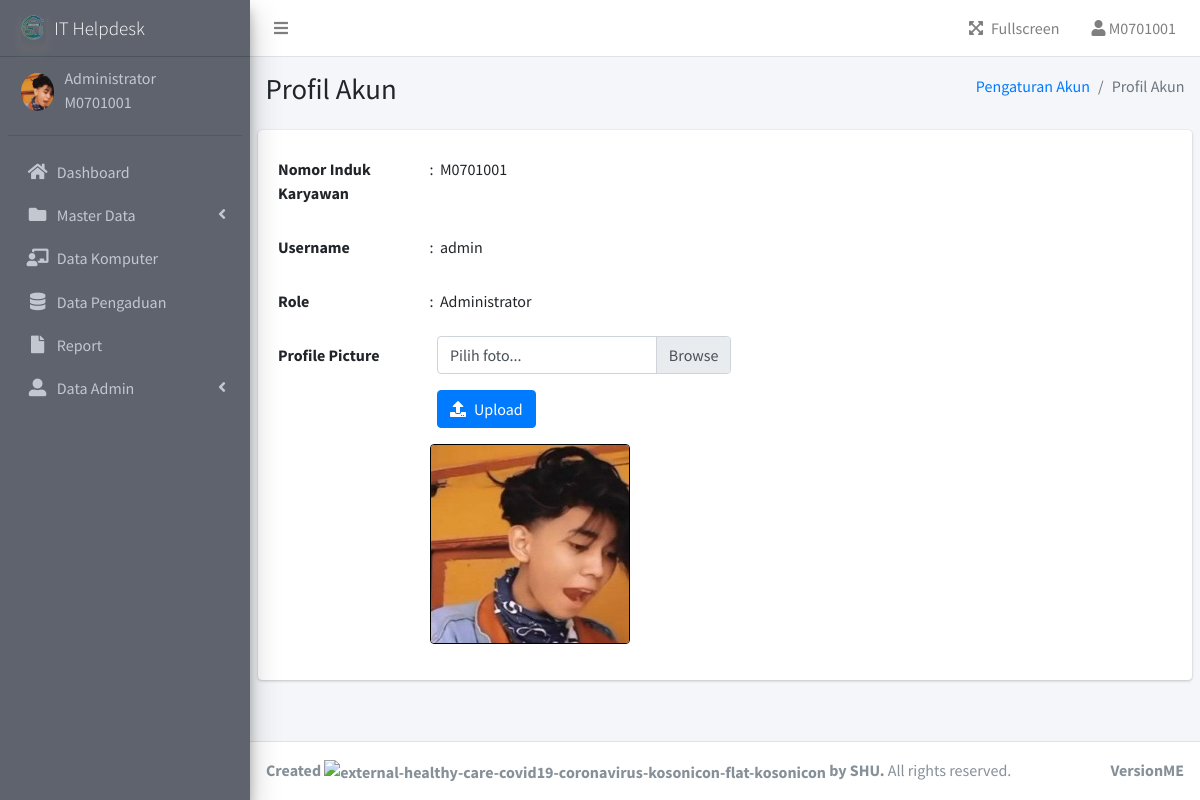
The app's page /admin/profil.php (signed in), older data.
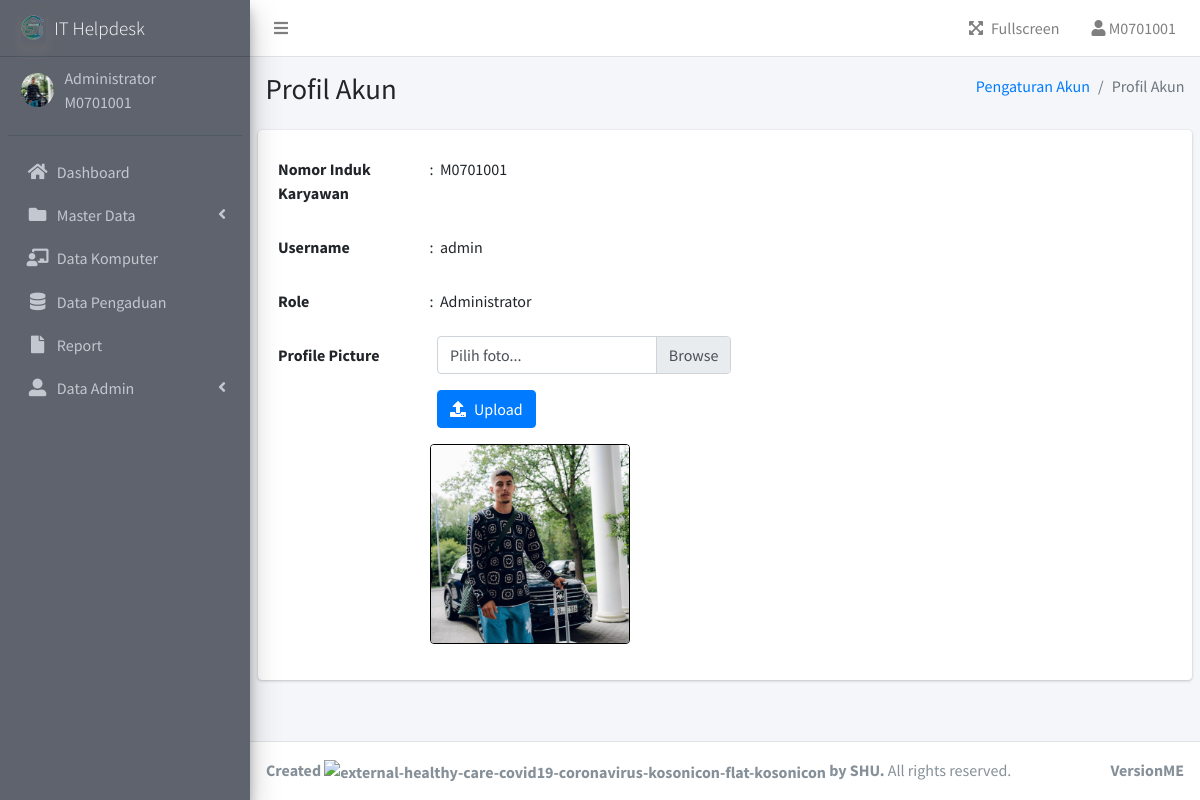
The same page, newer data.
### tables this page shows
CREATE TABLE `user` (
  `user_id` varchar(16) NOT NULL,
  `username` varchar(20) NOT NULL,
  `password` varchar(255) NOT NULL,
  `Role` varchar(30) NOT NULL,
  `img` varchar(255) NOT NULL,
  `status` tinyint(4) NOT NULL
);

### function.php (called while the page is built, shortened)
<?php
$db_host = "localhost";
$db_user = "root";
$db_pass = "";
$db_name = "db_helpdesk";
$conn = mysqli_connect($db_host, $db_user, $db_pass, $db_name);
function query($query)
{
    global $conn;
    $result = mysqli_query($conn, $query);
    $rows = [];
    while ($row = mysqli_fetch_assoc($result)) {
        $rows[] = $row;
    }
    return $rows;
}

### admin/profil.php (the view, shortened to what the changed rows need)
<?php
include "templates/header.php";
include "templates/sidebar.php";
$id = $_SESSION['login']['user_id'];
$data = query("SELECT * FROM user WHERE user_id = '$id'")[0];
?>
<div class="content-wrapper">
  <section class="content-header">
    <div class="container-fluid">
      <div class="row mb-2">
        <div class="col-sm-6">
          <h1>Profil Akun</h1>
        </div>
      </div>
    </div>
  </section>
  <section class="content">
    <div class="card">
      <div class="card-body">
        <div class="form-group row">
          <div class="col-sm-10">
            <input type="text" readonly class="form-control-plaintext" id="id" value=":  <?= $data['user_id']; ?>">
          </div>
        </div>
        <div class="form-group row">
          <div class="col-sm-10">
            <input type="text" readonly class="form-control-plaintext" id="username" value=":  <?= $data['username']; ?>">
          </div>
        </div>
        <div class="form-group row">
          <div class="col-sm-10">
            <input type="text" readonly class="form-control-plaintext" id="username" value=":  <?= $data['Role']; ?>">
          </div>
        </div>
        <div class="form-group row">
          <div class="col-sm-10">
            <div class="col-md-5">
              <form action="" method="POST" enctype="multipart/form-data">
              </form>
            </div>
            <img src="../assets/img/profile/<?= $data['img']; ?>" alt="user image" width="200" height="200" style="border: 1px solid black;border-radius: 2%;">
          </div>
        </div>
      </div>
    </div>
  </section>
</div>
<?php
include "templates/footer.php";
?>

### admin/templates/header.php (shortened to what the changed rows need)
<?php
include '../function.php';
?>
<!DOCTYPE html>
<html lang="en">
<head>
  <link rel="stylesheet" href="../assets/plugins/fontawesome-free/css/all.min.css">
  <link rel="stylesheet" href="../assets/plugins/datatables-bs4/css/dataTables.bootstrap4.min.css">
  <link rel="stylesheet" href="../assets/plugins/datatables-buttons/css/buttons.bootstrap4.min.css">
  <link rel="stylesheet" href="../assets/plugins/datatables-responsive/css/responsive.bootstrap4.min.css">
  <link rel="stylesheet" href="../assets/dist/css/adminlte.min.css">
  <link rel="stylesheet" href="../assets/plugins/jquery-ui/jquery-ui.min.css">
</head>
<body class="hold-transition sidebar-mini">
  <div class="wrapper">
    <aside class="main-sidebar sidebar-dark-primary elevation-4">
      <div class="sidebar">
        <div class="user-panel mt-3 pb-3 mb-3 d-flex">
          <div class="image">
            <?php
            $id = $_SESSION["login"]["user_id"];
            $data = query("SELECT * FROM user WHERE user_id = '$id'")[0];
            ?>
            <img src="../assets/img/profile/<?= $data['img']; ?> " class="img-circle" alt="User Image">
          </div>
        </div>

Row changes from the older to the newer data that the page shows:
changed user ": admin": img: a different picture
